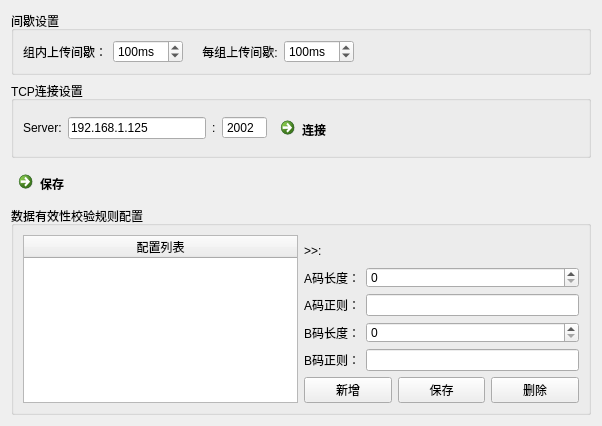
<?xml version="1.0" encoding="UTF-8"?>
<ui version="4.0">
 <class>Dialog</class>
 <widget class="QDialog" name="Dialog">
  <property name="geometry">
   <rect>
    <x>0</x>
    <y>0</y>
    <width>602</width>
    <height>420</height>
   </rect>
  </property>
  <property name="windowTitle">
   <string>Dialog</string>
  </property>
  <layout class="QVBoxLayout" name="verticalLayout">
   <item>
    <widget class="QGroupBox" name="groupBox_3">
     <property name="title">
      <string>间歇设置</string>
     </property>
     <layout class="QHBoxLayout" name="horizontalLayout_4">
      <item>
       <widget class="QLabel" name="label_9">
        <property name="text">
         <string>组内上传间歇：</string>
        </property>
       </widget>
      </item>
      <item>
       <widget class="QSpinBox" name="sB_box_in">
        <property name="suffix">
         <string>ms</string>
        </property>
        <property name="maximum">
         <number>1000</number>
        </property>
        <property name="singleStep">
         <number>100</number>
        </property>
        <property name="value">
         <number>100</number>
        </property>
       </widget>
      </item>
      <item>
       <widget class="QLabel" name="label_11">
        <property name="text">
         <string>    每组上传间歇:</string>
        </property>
       </widget>
      </item>
      <item>
       <widget class="QSpinBox" name="sB_box_out">
        <property name="suffix">
         <string>ms</string>
        </property>
        <property name="maximum">
         <number>5000</number>
        </property>
        <property name="singleStep">
         <number>100</number>
        </property>
        <property name="value">
         <number>100</number>
        </property>
       </widget>
      </item>
      <item>
       <spacer name="horizontalSpacer_5">
        <property name="orientation">
         <enum>Qt::Horizontal</enum>
        </property>
        <property name="sizeHint" stdset="0">
         <size>
          <width>40</width>
          <height>20</height>
         </size>
        </property>
       </spacer>
      </item>
     </layout>
    </widget>
   </item>
   <item>
    <widget class="QGroupBox" name="groupBox_2">
     <property name="title">
      <string>TCP连接设置</string>
     </property>
     <layout class="QHBoxLayout" name="horizontalLayout_3">
      <item>
       <widget class="QLabel" name="label_8">
        <property name="text">
         <string>Server:</string>
        </property>
       </widget>
      </item>
      <item>
       <widget class="QLineEdit" name="lE_tcp_host">
        <property name="text">
         <string>192.168.1.125</string>
        </property>
       </widget>
      </item>
      <item>
       <widget class="QLabel" name="label_10">
        <property name="text">
         <string>:</string>
        </property>
       </widget>
      </item>
      <item>
       <widget class="QSpinBox" name="sB_tcp_port">
        <property name="buttonSymbols">
         <enum>QAbstractSpinBox::NoButtons</enum>
        </property>
        <property name="maximum">
         <number>80000</number>
        </property>
        <property name="value">
         <number>2002</number>
        </property>
       </widget>
      </item>
      <item>
       <widget class="QCommandLinkButton" name="cLK_tcp_conn">
        <property name="text">
         <string>连接</string>
        </property>
       </widget>
      </item>
      <item>
       <spacer name="horizontalSpacer_3">
        <property name="orientation">
         <enum>Qt::Horizontal</enum>
        </property>
        <property name="sizeHint" stdset="0">
         <size>
          <width>40</width>
          <height>20</height>
         </size>
        </property>
       </spacer>
      </item>
     </layout>
    </widget>
   </item>
   <item>
    <widget class="QCommandLinkButton" name="cLK_save">
     <property name="text">
      <string>保存</string>
     </property>
    </widget>
   </item>
   <item>
    <widget class="QGroupBox" name="groupBox">
     <property name="title">
      <string>数据有效性校验规则配置</string>
     </property>
     <layout class="QGridLayout" name="gridLayout">
      <item row="2" column="1">
       <layout class="QFormLayout" name="formLayout">
        <item row="0" column="0">
         <widget class="QLabel" name="label">
          <property name="text">
           <string>A码长度：</string>
          </property>
         </widget>
        </item>
        <item row="0" column="1">
         <widget class="QSpinBox" name="sB_len_A"/>
        </item>
        <item row="1" column="0">
         <widget class="QLabel" name="label_2">
          <property name="text">
           <string>A码正则：</string>
          </property>
         </widget>
        </item>
        <item row="1" column="1">
         <widget class="QLineEdit" name="lE_re_A"/>
        </item>
        <item row="2" column="0">
         <widget class="QLabel" name="label_3">
          <property name="text">
           <string>B码长度：</string>
          </property>
         </widget>
        </item>
        <item row="2" column="1">
         <widget class="QSpinBox" name="sB_len_B"/>
        </item>
        <item row="3" column="0">
         <widget class="QLabel" name="label_4">
          <property name="text">
           <string>B码正则：</string>
          </property>
         </widget>
        </item>
        <item row="3" column="1">
         <widget class="QLineEdit" name="lE_re_B"/>
        </item>
       </layout>
      </item>
      <item row="3" column="1">
       <layout class="QHBoxLayout" name="horizontalLayout">
        <item>
         <widget class="QPushButton" name="pB_re_add">
          <property name="text">
           <string>新增</string>
          </property>
         </widget>
        </item>
        <item>
         <widget class="QPushButton" name="pB_re_save">
          <property name="text">
           <string>保存</string>
          </property>
         </widget>
        </item>
        <item>
         <widget class="QPushButton" name="pB_re_del">
          <property name="text">
           <string>删除</string>
          </property>
         </widget>
        </item>
       </layout>
      </item>
      <item row="4" column="1">
       <spacer name="verticalSpacer">
        <property name="orientation">
         <enum>Qt::Vertical</enum>
        </property>
        <property name="sizeHint" stdset="0">
         <size>
          <width>20</width>
          <height>11</height>
         </size>
        </property>
       </spacer>
      </item>
      <item row="1" column="1">
       <layout class="QHBoxLayout" name="horizontalLayout_2">
        <item>
         <widget class="QLabel" name="label_6">
          <property name="text">
           <string>&gt;&gt;:</string>
          </property>
         </widget>
        </item>
        <item>
         <widget class="QLabel" name="lb_rule_name">
          <property name="text">
           <string>      </string>
          </property>
         </widget>
        </item>
        <item>
         <spacer name="horizontalSpacer">
          <property name="orientation">
           <enum>Qt::Horizontal</enum>
          </property>
          <property name="sizeHint" stdset="0">
           <size>
            <width>40</width>
            <height>20</height>
           </size>
          </property>
         </spacer>
        </item>
       </layout>
      </item>
      <item row="0" column="0" rowspan="5">
       <widget class="QTableWidget" name="tW_rule">
        <property name="editTriggers">
         <set>QAbstractItemView::NoEditTriggers</set>
        </property>
        <attribute name="horizontalHeaderStretchLastSection">
         <bool>true</bool>
        </attribute>
        <attribute name="verticalHeaderVisible">
         <bool>false</bool>
        </attribute>
        <column>
         <property name="text">
          <string>配置列表</string>
         </property>
        </column>
       </widget>
      </item>
     </layout>
    </widget>
   </item>
  </layout>
 </widget>
 <resources/>
 <connections/>
</ui>
